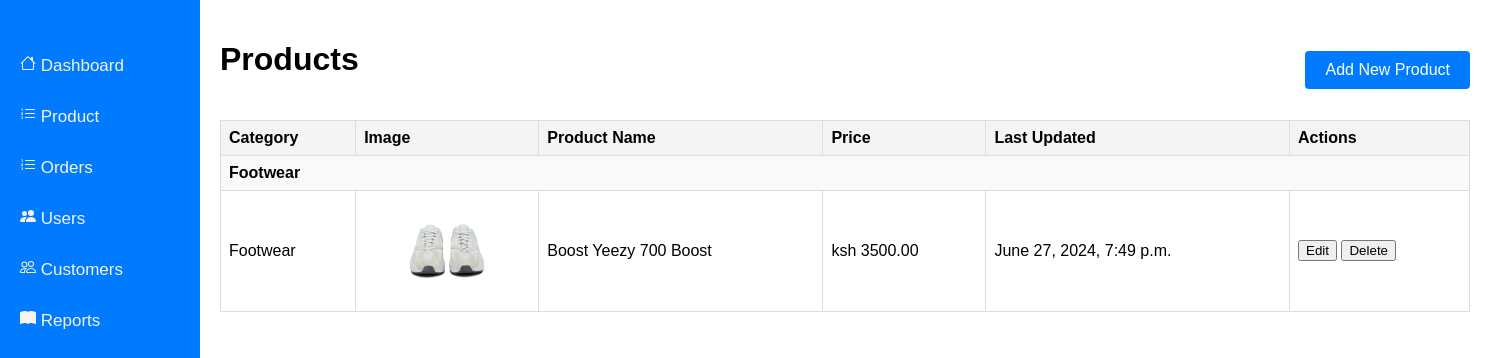
Screenshot of /products/ with the database file from the repository.
### base/models.py (models this page shows, shortened)
class Product(models.Model):
    CATEGORY_CHOICES = [
        ('Tops', 'Tops'),
        ('Bottoms', 'Bottoms'),
        ('Outwear', 'Outwear'),
        ('Accessories', 'Accessories'),
        ('Suits', 'Suits'),
        ('Footwear', 'Footwear'),
        ('Undergarments', 'Undergarments'),
    ]
    SIZE_CHOICES = [
        ('XS', 'Extra Small'),
        ('S', 'Small'),
        ('M', 'Medium'),
        ('L', 'Large'),
        ('XL', 'Extra Large'),
        ('XXL', 'Double Extra Large'),
        ('XXXL', 'Triple Extra Large'),
        ('30', '30'),
        ('31', '31'),
        ('32', '32'),
        ('33', '33'),
        ('34', '34'),
        ('35', '35'),
        ('36', '36'),
        ('37', '37'),
        ('38', '38'),
        ('39', '39'),
        ('40', '40'),
    ]
    name = models.CharField(max_length=100)
    description = models.TextField()
    quantity = models.IntegerField(default=0, null=False, blank=False)
    image1 = models.ImageField(upload_to='products/')
    image2 = models.ImageField(upload_to='products/', blank=True, null=True)
    image3 = models.ImageField(upload_to='products/', blank=True, null=True)
    image4 = models.ImageField(upload_to='products/', blank=True, null=True)
    image5 = models.ImageField(upload_to='products/', blank=True, null=True)
    last_updated = models.DateTimeField(auto_now=True)
    original_price = models.DecimalField(max_digits=10, decimal_places=2)
    selling_price = models.DecimalField(max_digits=10, decimal_places=2, default=0)
    category = models.CharField(max_length=100, choices=CATEGORY_CHOICES)
    sizes = models.CharField(max_length=200, blank=True)  # To store comma-separated sizes

### base/views.py (the view)
# urls.py: path('products/', views.products, name='products'),
def products(request):
    products = Product.objects.all()
    categories = {}
    for product in products:
        if product.category not in categories:
            categories[product.category] = [product]
        else:
            categories[product.category].append(product)
    context = {
        'categories': categories
    }
    return render(request, 'base/products.html', context)

### base/templates/base/products.html (shortened to what this page needs)
{% extends "partials/sidebar.html" %}
{% load static %}
{% block content %}
<div class="container-body">
    <div class="head-container">
        <h1>Products</h1>
        <a href="{% url 'add_products' %}">
            <button class="add-new-product">Add New Product</button>
        </a>
    </div>
    <table class="product-table">
        <thead>
            <tr>
                <th>Category</th>
                <th>Image</th>
                <th>Product Name</th>
                <th>Price</th>
                <th>Last Updated</th>
                <th>Actions</th>
            </tr>
        </thead>
        <tbody>
            {% for category, products in categories.items %}
                <tr class="category-row">
                    <td colspan="6">{{ category }}</td>
                </tr>
                {% for product in products %}
                    <tr class="product-row" id="product-{{ product.id }}">
                        <td class="category">{{ category }}</td>
                        <td class="image-container">
                            {% if product.image1 %}
                                <img src="{{ product.image1.url }}" alt="{{ product.name }}">
                            {% endif %}
                        </td>
                        <td class="product-name">{{ product.name }}</td>
                        <td class="price">ksh {{ product.selling_price }}</td>
                        <td class="last-updated">{{ product.last_updated }}</td>
                        <td class="action">
                            <button onclick="editProduct('{{ product.id }}')">Edit</button>
                            <button onclick="deleteProduct('{{ product.id }}')">Delete</button>
                        </td>
                    </tr>
                {% endfor %}
            {% endfor %}
        </tbody>
    </table>
</div>
{% endblock %}

### static/css/styles.css (style rules this page uses)
body { font-family: Arial, sans-serif; margin: 0; padding: 0; display: flex; }
.add-new-product { display: inline-block; padding: 10px 20px; font-size: 16px; color: #fff; background-color: #007bff; border: none; border-radius: 4px; text-align: center; text-decoration: none; cursor: pointer; transition: background-color 0.3s; }

### base/templates/base/products.html (style rules this page uses)
body, html { margin: 0; padding: 0; width: 100%; }
.container-body { width: 1250px; margin: 0; padding: 0; }
.head-container { display: flex; justify-content: space-between; align-items: center; margin-bottom: 20px; }
.add-new-product { margin-top: 20px; }
.product-table { width: 100%; border-collapse: collapse; margin-top: 20px; }
.product-table th, .product-table td { border: 1px solid #ddd; padding: 8px; text-align: left; }
.product-table th { background-color: #f4f4f4; font-size: 16px; }
.category-row { background-color: #f9f9f9; font-weight: bold; }
.product-row td { padding: 8px; }
.product-row .image-container { text-align: center; }
.product-row .image-container img { max-width: 100px; cursor: pointer; }

### rows the page displays
Product: category "Footwear", image1 (picture), name "Boost Yeezy 700 Boost", selling_price "3500.00", last_updated "June 27, 2024, 7:49 p.m."
